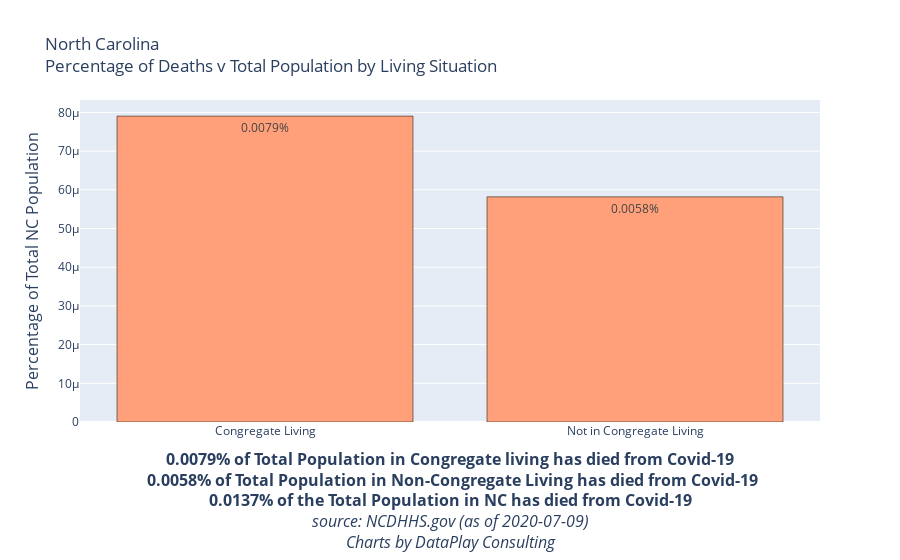

The code cell stored with this chart in its notebook:
### Code cell
Total_Deaths_Congregate = '{:.4%}'.format(df_grouped.reset_index()['%TotalPopulation'][0])
Total_Deaths_Non_Congregate = '{:.4%}'.format(df_grouped.reset_index()['%TotalPopulation'][1])
Total_Deaths = '{:.4%}'.format(df_grouped.reset_index()['%TotalPopulation'].sum())

fig = go.Figure(data=[
     go.Bar(name = '% Of All Deaths', x=df_grouped.reset_index()['Congregate_Living'],
           y = df_grouped.reset_index()['%TotalPopulation'],
           text=[Total_Deaths_Congregate, Total_Deaths_Non_Congregate],
           marker_color='lightsalmon',
           textposition='inside',marker_line_color='black'),
#     go.Bar(name = '% Of All Cases', x=df_grouped.reset_index()['Congregate_Living'],y = df_grouped.reset_index()['%TotalPop/Cases'],text=['11% of All Cases', '89% of All Cases'],marker_color='lightblue',
#             textposition='inside',marker_line_color='black', textfont=dict(color="black"), hoverinfo='none')
])
# Change the bar mode
fig.update_layout(barmode='group', title = 'North Carolina<br>Percentage of Deaths v Total Population by Living Situation',
    yaxis=dict(
        title='Percentage of Total NC Population',
        titlefont_size=16,
        tickfont_size=12,
    ),
    xaxis=dict(
        title=f"<b>{Total_Deaths_Congregate} of Total Population in Congregate living has died from Covid-19<br> {Total_Deaths_Non_Congregate} of Total Population in Non-Congregate Living has died from Covid-19<br>{Total_Deaths} of the Total Population in NC has died from Covid-19</b><br><i>source: NCDHHS.gov (as of {Date})<br>Charts by DataPlay Consulting</i>",
        titlefont_size=16,
        tickfont_size=12,
    ),              
    legend=dict(
        x=0,
        y=1.0,
        bgcolor='rgba(255, 255, 255, 0)',
        bordercolor='rgba(255, 255, 255, 0)'
    ))

fig.show()
pio.write_html(fig, file='DeathsVPopulation.html', auto_open=False)

### Figure 1 — Plotly figure (JSON) as saved in the notebook; plotly's stock layout.template omitted (floating-point values rounded to 4 significant figures)
{"data": [{"marker": {"color": "lightsalmon", "line": {"color": "black"}}, "name": "% Of All Deaths", "text": ["0.0079%", "0.0058%"], "textposition": "inside", "type": "bar", "x": ["Congregate Living", "Not in Congregate Living"], "y": [7.905e-05, 5.819e-05]}], "layout": {"autosize": true, "barmode": "group", "legend": {"bgcolor": "rgba(255, 255, 255, 0)", "bordercolor": "rgba(255, 255, 255, 0)", "x": 0, "y": 1}, "title": {"text": "North Carolina<br>Percentage of Deaths v Total Population by Living Situation"}, "xaxis": {"autorange": true, "range": [-0.5, 1.5], "tickfont": {"size": 12}, "title": {"font": {"size": 16}, "text": "<b>0.0079% of Total Population in Congregate living has died from Covid-19<br> 0.0058% of Total Population in Non-Congregate Living has died from Covid-19<br>0.0137% of the Total Population in NC has died from Covid-19</b><br><i>source: NCDHHS.gov (as of 2020-07-09)<br>Charts by DataPlay Consulting</i>"}, "type": "category"}, "yaxis": {"autorange": true, "range": [0, 8.321e-05], "tickfont": {"size": 12}, "title": {"font": {"size": 16}, "text": "Percentage of Total NC Population"}, "type": "linear"}}}
